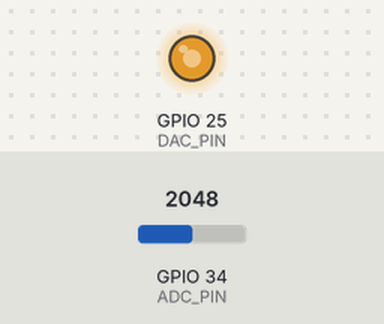
This sketch was run on a simulated ESP32. Shown: output pins drawn as LEDs (lit = HIGH). The inputs (shaded band) are chosen by the test bench; at power-on: GPIO 34 (ADC_PIN) = 2048 (analog values on the 0–4095 scale). What the sketch prints to the serial monitor is not drawn.

Above: at 1.1 s.
Timing chart, 0 to 1.8 s (numbered marks = the images above):
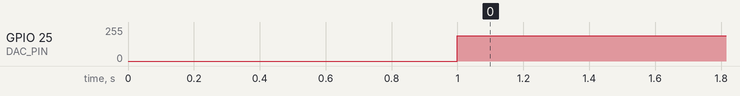

The sketch:

A5_Sine_Analyzer.ino
```cpp
#include <Arduino.h>

// ---------- Hardware (one board, loop-back) ----------
#define DAC_PIN         25          // DAC1 output: the sine wave
#define ADC_PIN         34          // ADC input: jumper wire from GPIO25 to GPIO34

// ---------- Sine settings ----------
#define DAC_OFFSET      128         // middle of 0..255 -> about 1.65 V
#define DAC_AMPLITUDE   64          // +-64 counts -> about +-0.83 V
#define MEASURE_MS      1000        // collect samples for 1 s per result
#define PRINT_PAUSE_MS  100

int angleDeg = 0;                   // where on the sine wave we are (0..359)

void outputNextSinePoint() {                          // one point per call, 360 points per cycle
  float radians = angleDeg * PI / 180.0f;
  int dacValue = DAC_OFFSET + (int)(DAC_AMPLITUDE * sin(radians));
  dacWrite(DAC_PIN, dacValue);
  angleDeg = (angleDeg + 1) % 360;
}

void setup() {
  Serial.begin(115200);
  analogReadResolution(12);
}

void loop() {
  // 1) For 1 s: output the next sine point, then sample it, and keep the lowest and highest values
  uint32_t minMv = 0xFFFFFFFF;
  uint32_t maxMv = 0;
  unsigned long start = millis();
  while (millis() - start < MEASURE_MS) {
    outputNextSinePoint();
    uint32_t mv = analogReadMilliVolts(ADC_PIN);
    if (mv < minMv) minMv = mv;
    if (mv > maxMv) maxMv = mv;
  }

  // 2) Peak from the swing, then RMS and average from the peak (sine wave formulas)
  float peakV    = (maxMv - minMv) / 2.0f / 1000.0f;
  float rmsV     = peakV / sqrt(2.0f);
  float averageV = 0.637f * peakV;

  Serial.print("Peak: ");
  Serial.print(peakV, 3);
  Serial.print("\tRMS: ");
  Serial.print(rmsV, 3);
  Serial.print("\tAverage: ");
  Serial.println(averageV, 3);

  delay(PRINT_PAUSE_MS);
}
```

Measured:
- by itself, GPIO 25 (DAC_PIN): 0/255 → 191/255 at 1.0 s
